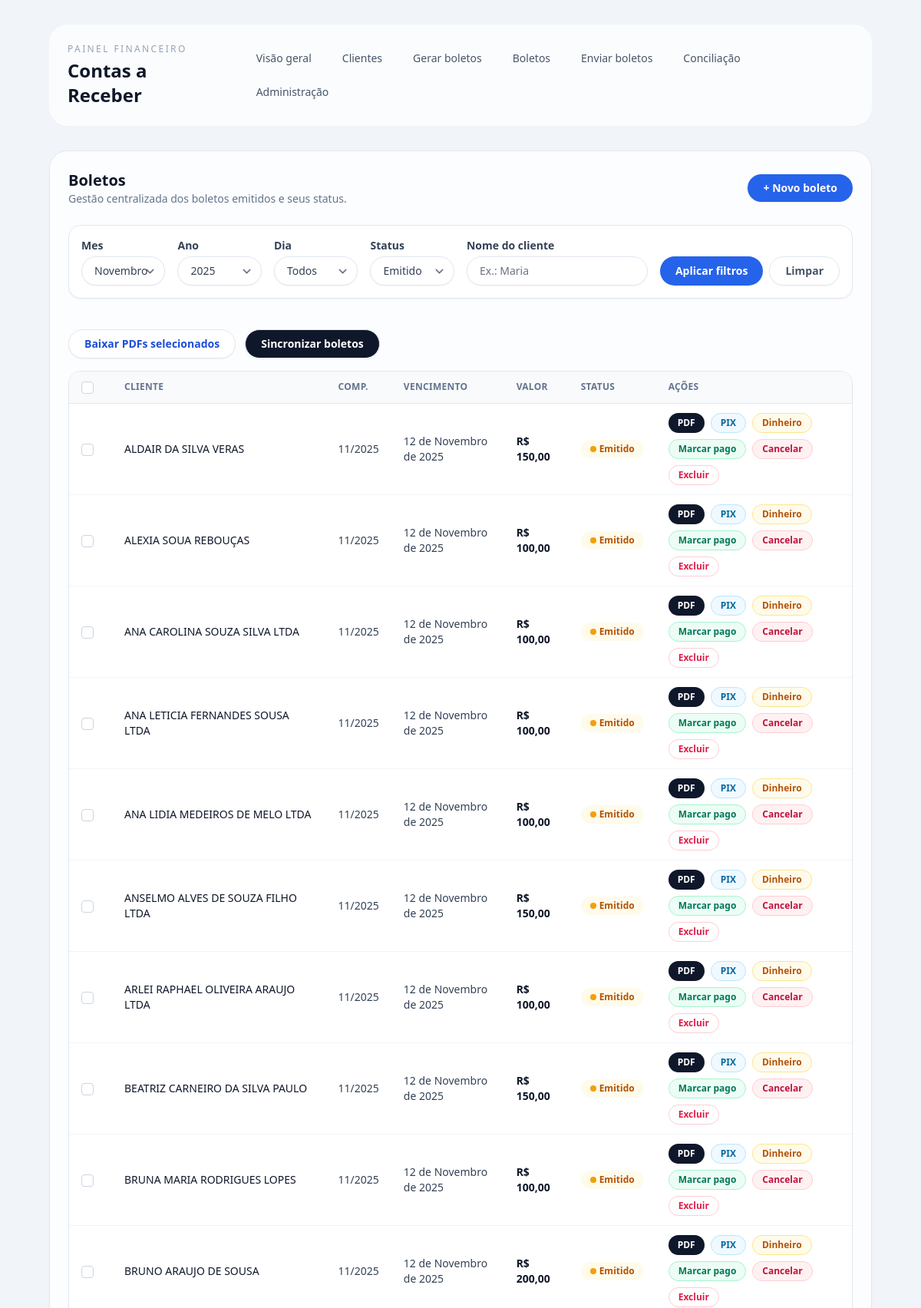
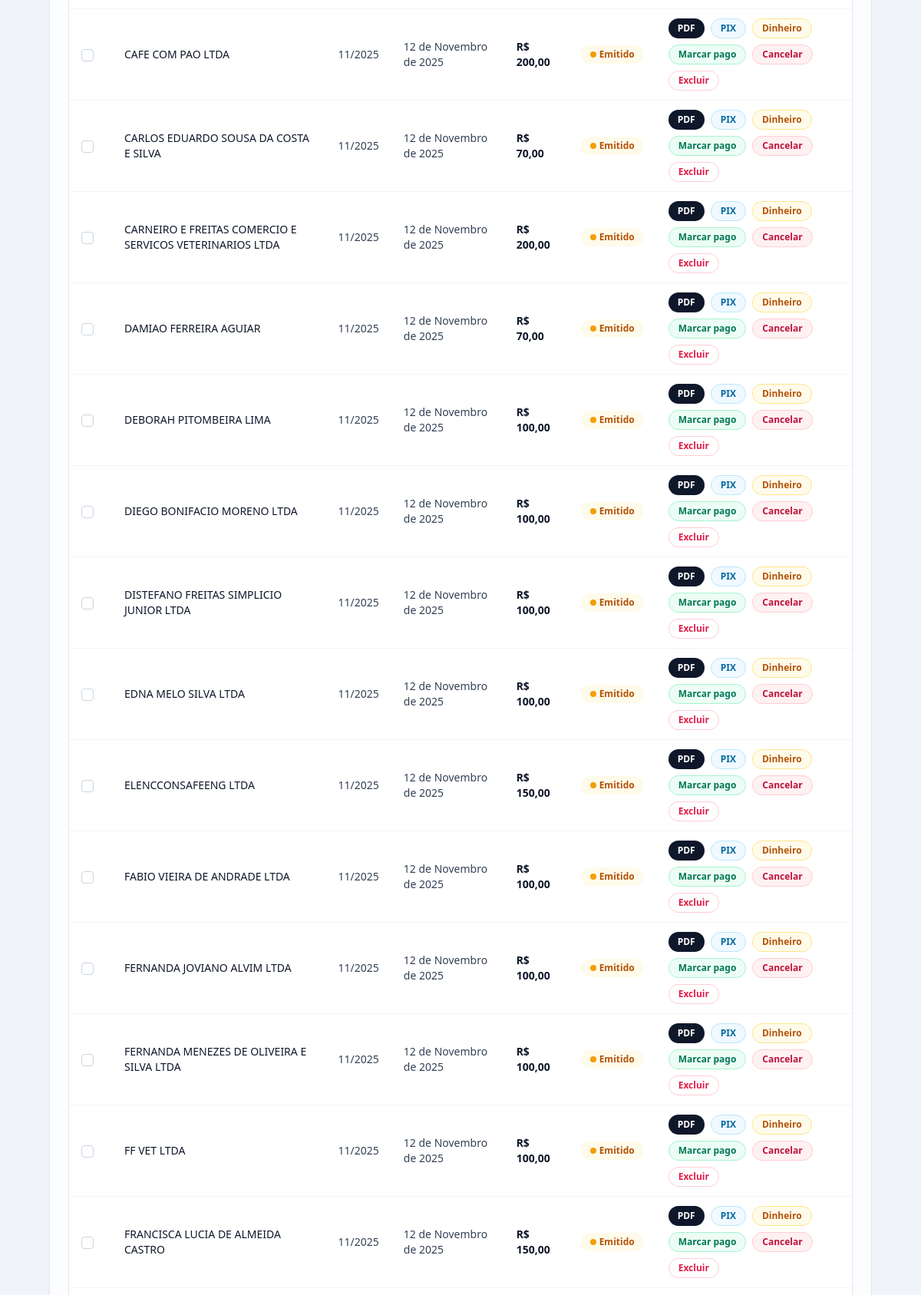
The page /boletos/ (signed in, upper part) on the database its author committed (2 pictures, top to bottom).
### billing/models.py (models this page shows, shortened)
class Boleto(models.Model):
    STATUS_NOVO = "novo"
    STATUS_EMITIDO = "emitido"
    STATUS_PAGO = "pago"
    STATUS_CANCELADO = "cancelado"
    STATUS_ERRO = "erro"
    STATUS_ATRASADO = "atrasado"
    STATUS_CHOICES = [
        (STATUS_NOVO, "Novo"),
        (STATUS_EMITIDO, "Emitido"),
        (STATUS_PAGO, "Pago"),
        (STATUS_CANCELADO, "Cancelado"),
        (STATUS_ERRO, "Erro"),
        (STATUS_ATRASADO, "Atrasado"),
    ]
    FORMA_PAGAMENTO_CHOICES = [
        ("", "Nao informado"),
        ("pix", "PIX"),
        ("dinheiro", "Dinheiro"),
    ]
    WHATSAPP_STATUS_PENDENTE = "pendente"
    WHATSAPP_STATUS_ENVIADO = "enviado"
    WHATSAPP_STATUS_ERRO = "erro"
    WHATSAPP_STATUS_CHOICES = [
        (WHATSAPP_STATUS_PENDENTE, "A enviar"),
        (WHATSAPP_STATUS_ENVIADO, "Enviado"),
        (WHATSAPP_STATUS_ERRO, "Erro"),
    ]
    cliente = models.ForeignKey(Cliente, on_delete=models.CASCADE, related_name='boletos')
    competencia_ano = models.PositiveSmallIntegerField()
    competencia_mes = models.PositiveSmallIntegerField()
    data_vencimento = models.DateField()
    valor = models.DecimalField(max_digits=12, decimal_places=2)
    nosso_numero = models.CharField(max_length=64, blank=True)
    linha_digitavel = models.CharField(max_length=100, blank=True)
    codigo_barras = models.CharField(max_length=100, blank=True)
    tx_id = models.CharField(max_length=100, blank=True)
    codigo_solicitacao = models.CharField(max_length=100, blank=True)
    status = models.CharField(max_length=10, choices=STATUS_CHOICES, default=STATUS_NOVO)
    erro_msg = models.TextField(blank=True)
    pdf = models.FileField(upload_to='boletos/', blank=True, null=True)
    data_pagamento = models.DateField(blank=True, null=True)
    forma_pagamento = models.CharField(
        max_length=20,
        choices=FORMA_PAGAMENTO_CHOICES,
        blank=True,
        default="",
    )
    whatsapp_status = models.CharField(
        max_length=20,
        choices=WHATSAPP_STATUS_CHOICES,
        default=WHATSAPP_STATUS_PENDENTE,
        blank=True,
    )
    whatsapp_status_detail = models.TextField(blank=True)
    whatsapp_status_updated_at = models.DateTimeField(blank=True, null=True)
    criado_em = models.DateTimeField(auto_now_add=True)
    class Meta:
        unique_together = ('cliente', 'competencia_ano', 'competencia_mes')

class Cliente(models.Model):
    valorNominal = models.DecimalField('Valor nominal', max_digits=12, decimal_places=2)
    dataVencimento = models.PositiveSmallIntegerField('Dia do vencimento (1..31)')
    nome = models.CharField('Nome', max_length=200)
    cpfCnpj = models.CharField('CPF/CNPJ', max_length=18)
    ativo = models.BooleanField('Ativo', default=True)
    email = models.EmailField('E-mail', blank=True)
    ddd = models.CharField('DDD', max_length=3, blank=True)
    telefone = models.CharField('Telefone', max_length=20, blank=True)
    endereco = models.CharField('Endereço', max_length=200, blank=True)
    numero = models.CharField('Número', max_length=20, blank=True)
    complemento = models.CharField('Complemento', max_length=100, blank=True)
    bairro = models.CharField('Bairro', max_length=100, blank=True)
    cidade = models.CharField('Cidade', max_length=100, blank=True)
    uf = models.CharField('UF', max_length=2, choices=UF_CHOICES, blank=True)
    cep = models.CharField('CEP', max_length=9, blank=True)

### billing/views.py (the view)
# urls.py: path("boletos/", views.boletos_list, name="boletos_list"),
@login_required
def boletos_list(request):
    boletos_queryset = Boleto.objects.select_related("cliente")
    boletos_filtrados, contexto_filtros = _aplicar_filtros_boletos(request, boletos_queryset)
    boletos = boletos_filtrados.order_by("cliente__nome", "-criado_em")
    context = {
        "boletos": boletos,
        **contexto_filtros,
    }
    return render(request, "billing/boletos_list.html", context)

### templates/billing/boletos_list.html (shortened to what this page needs)
{% extends "base.html" %}
{% block content %}
  <div class="flex flex-col gap-6">
    <div class="flex flex-col gap-3 sm:flex-row sm:items-center sm:justify-between">
      <div>
        <h2 class="text-xl font-semibold text-slate-900">Boletos</h2>
        <p class="text-sm text-slate-500">Gestão centralizada dos boletos emitidos e seus status.</p>
      </div>
      <a
        class="inline-flex items-center justify-center rounded-full bg-brand-600 px-5 py-2 text-sm font-semibold text-white shadow-sm transition hover:bg-brand-700 focus-visible:outline focus-visible:outline-2 focus-visible:outline-offset-2 focus-visible:outline-brand-500"
        href="{% url 'boleto_create' %}"
      >
        + Novo boleto
      </a>
    </div>
    <form method="get" class="rounded-2xl border border-slate-200 bg-white p-4 shadow-sm">
      <div class="flex flex-col gap-4 md:flex-row md:items-end">
        <div class="flex flex-1 flex-col gap-1 md:max-w-xs">
          <label class="text-sm font-semibold text-slate-700" for="filtro-mes">Mes</label>
          <select
            id="filtro-mes"
            name="mes"
            class="rounded-full border border-slate-200 px-4 py-2 text-sm text-slate-700 shadow-sm focus:border-brand-300 focus:outline-none focus:ring-2 focus:ring-brand-200"
          >
            {% for mes in meses %}
              <option value="{{ mes.value }}"{% if mes.value == mes_selecionado %} selected{% endif %}>{{ mes.label }}</option>
            {% endfor %}
          </select>
        </div>
        <div class="flex flex-1 flex-col gap-1 md:max-w-xs">
          <label class="text-sm font-semibold text-slate-700" for="filtro-ano">Ano</label>
          <select
            id="filtro-ano"
            name="ano"
            class="rounded-full border border-slate-200 px-4 py-2 text-sm text-slate-700 shadow-sm focus:border-brand-300 focus:outline-none focus:ring-2 focus:ring-brand-200"
          >
            {% for ano in anos %}
              <option value="{{ ano }}"{% if ano == ano_selecionado %} selected{% endif %}>{{ ano }}</option>
            {% endfor %}
          </select>
        </div>
        <div class="flex flex-1 flex-col gap-1 md:max-w-xs">
          <label class="text-sm font-semibold text-slate-700" for="filtro-dia">Dia</label>
          <select
            id="filtro-dia"
            name="dia"
            class="rounded-full border border-slate-200 px-4 py-2 text-sm text-slate-700 shadow-sm focus:border-brand-300 focus:outline-none focus:ring-2 focus:ring-brand-200"
          >
            {% for dia in dias %}
              <option value="{{ dia.value }}"{% if dia.value == dia_selecionado %} selected{% endif %}>{{ dia.label }}</option>
            {% endfor %}
          </select>
        </div>
        <div class="flex flex-1 flex-col gap-1 md:max-w-xs">
          <label class="text-sm font-semibold text-slate-700" for="filtro-status">Status</label>
          <select
            id="filtro-status"
            name="status"
            class="rounded-full border border-slate-200 px-4 py-2 text-sm text-slate-700 shadow-sm focus:border-brand-300 focus:outline-none focus:ring-2 focus:ring-brand-200"
          >
            {% for status in status_opcoes %}
              <option value="{{ status.value }}"{% if status.value == status_selecionado %} selected{% endif %}>{{ status.label }}</option>
            {% endfor %}
          </select>
        </div>
        <div class="flex flex-1 flex-col gap-1 md:max-w-xs">
          <label class="text-sm font-semibold text-slate-700" for="filtro-nome">Nome do cliente</label>
          <input
            id="filtro-nome"
            name="nome"
            type="text"
            value="{{ nome_selecionado }}"
            placeholder="Ex.: Maria"
            class="rounded-full border border-slate-200 px-4 py-2 text-sm text-slate-700 shadow-sm focus:border-brand-300 focus:outline-none focus:ring-2 focus:ring-brand-200"
          />
        </div>
        <div class="flex flex-row gap-2">
          <button
            type="submit"
            class="inline-flex items-center justify-center rounded-full bg-brand-600 px-5 py-2 text-sm font-semibold text-white shadow-sm transition hover:bg-brand-700 focus-visible:outline focus-visible:outline-2 focus-visible:outline-offset-2 focus-visible:outline-brand-500"
          >
            Aplicar filtros
          </button>
          <a
            href="{% url 'boletos_list' %}"
            class="inline-flex items-center justify-center rounded-full border border-slate-200 px-5 py-2 text-sm font-semibold text-slate-600 shadow-sm transition hover:border-brand-300 hover:text-brand-700"
          >
            Limpar
          </a>
        </div>
    </div>
    </form>
    <form class="space-y-4" method="post" action="{% url 'baixar_pdf_lote' %}">
      <div class="flex flex-wrap items-center gap-3">
        <button
          type="submit"
          class="inline-flex items-center justify-center rounded-full border border-brand-200 bg-white px-5 py-2 text-sm font-semibold text-brand-700 shadow-sm transition hover:border-brand-300 hover:bg-brand-50 focus-visible:outline focus-visible:outline-2 focus-visible:outline-offset-2 focus-visible:outline-brand-500"
        >
          Baixar PDFs selecionados
        </button>
        <button
          type="submit"
          formaction="{% url 'sincronizar_boletos' %}"
          formmethod="post"
          class="inline-flex items-center justify-center rounded-full border border-slate-200 bg-slate-900 px-5 py-2 text-sm font-semibold text-white shadow-sm transition hover:bg-slate-700 focus-visible:outline focus-visible:outline-2 focus-visible:outline-offset-2 focus-visible:outline-slate-500"
        >
          Sincronizar boletos
        </button>
      </div>
      <div class="hidden md:block">
        <div class="overflow-x-auto rounded-2xl border border-slate-200 bg-white shadow-sm">
          <table class="min-w-full divide-y divide-slate-200 text-sm">
          <thead class="bg-slate-50 text-left text-xs font-semibold uppercase tracking-wide text-slate-500">
            <tr>
              <th class="w-14 px-4 py-3">
                <input
                  id="selecionar-todos"
                  type="checkbox"
                  class="h-4 w-4 rounded border-slate-300 text-brand-600 focus:ring-brand-500"
                  title="Selecionar todos"
                >
              </th>
              <th class="px-4 py-3">Cliente</th>
              <th class="px-4 py-3">Comp.</th>
              <th class="px-4 py-3">Vencimento</th>
              <th class="px-4 py-3">Valor</th>
              <th class="px-4 py-3">Status</th>
              <th class="px-4 py-3">Ações</th>
            </tr>
          </thead>
          <tbody class="divide-y divide-slate-100 text-slate-700">
            {% for b in boletos %}
              <tr class="hover:bg-slate-50">
                <td class="px-4 py-3">
                  <input
                    class="selecao-boleto h-4 w-4 rounded border-slate-300 text-brand-600 focus:ring-brand-500"
                    type="checkbox"
                    name="boletos"
                    value="{{ b.id }}"
                    aria-label="Selecionar boleto de {{ b.cliente.nome }}"
                  >
                </td>
                <td class="px-4 py-3 font-medium text-slate-900">{{ b.cliente.nome }}</td>
                <td class="px-4 py-3">{{ b.competencia_mes }}/{{ b.competencia_ano }}</td>
                <td class="px-4 py-3">{{ b.data_vencimento }}</td>
                <td class="px-4 py-3 font-semibold text-slate-900">R$ {{ b.valor }}</td>
                <td class="px-4 py-3">
                  {% with status=b.status|lower pagamento=b.forma_pagamento %}
                    {% if status == "pago" %}
                      <span class="inline-flex items-center gap-1 rounded-full bg-emerald-50 px-3 py-1 text-xs font-semibold text-emerald-700">
                        <span class="h-2 w-2 rounded-full bg-emerald-500"></span>
                        Pago{% if pagamento %} ({{ b.get_forma_pagamento_display }}){% endif %}
                      </span>
                    {% elif status == "cancelado" %}
                      <span class="inline-flex items-center gap-1 rounded-full bg-rose-50 px-3 py-1 text-xs font-semibold text-rose-700">
                        <span class="h-2 w-2 rounded-full bg-rose-500"></span>{{ b.get_status_display }}
                      </span>
                    {% else %}
                      <span class="inline-flex items-center gap-1 rounded-full bg-amber-50 px-3 py-1 text-xs font-semibold text-amber-700">
                        <span class="h-2 w-2 rounded-full bg-amber-500"></span>{{ b.get_status_display }}
                      </span>
                    {% endif %}
                  {% endwith %}
                </td>
                <td class="px-4 py-3">
                  <div class="flex flex-wrap gap-2">
                    {% if b.pdf %}
                      <a
                        class="inline-flex items-center justify-center rounded-full bg-slate-900 px-3 py-1 text-xs font-semibold text-white transition hover:bg-slate-700"
                        href="{% url 'baixar_pdf' b.id %}"
                      >
                        PDF
                      </a>
                    {% endif %}
                    {% if b.status != "pago" %}
                      <a
                        class="inline-flex items-center justify-center rounded-full border border-sky-200 bg-sky-50 px-3 py-1 text-xs font-semibold text-sky-700 transition hover:border-sky-300"
                        href="{% url 'marcar_pago_pix' b.id %}"
                      >
                        PIX
                      </a>
                      <a
                        class="inline-flex items-center justify-center rounded-full border border-amber-200 bg-amber-50 px-3 py-1 text-xs font-semibold text-amber-700 transition hover:border-amber-300"
                        href="{% url 'marcar_pago_dinheiro' b.id %}"
                      >
                        Dinheiro
                      </a>
                      <a
                        class="inline-flex items-center justify-center rounded-full border border-emerald-200 bg-emerald-50 px-3 py-1 text-xs font-semibold text-emerald-700 transition hover:border-emerald-300"
                        href="{% url 'marcar_pago' b.id %}"
                      >
                        Marcar pago
                      </a>
                    {% endif %}
                    {% if b.status != "cancelado" %}
                      <a
                        class="inline-flex items-center justify-center rounded-full border border-rose-200 bg-rose-50 px-3 py-1 text-xs font-semibold text-rose-700 transition hover:border-rose-300"
                        href="{% url 'cancelar_boleto' b.id %}"
                      >
                        Cancelar
                      </a>
                    {% endif %}
                    <a
                      class="inline-flex items-center justify-center rounded-full border border-rose-200 px-3 py-1 text-xs font-semibold text-rose-600 transition hover:border-rose-300 hover:bg-rose-50"
                      href="{% url 'boleto_delete' b.id %}"
                    >
                      Excluir
                    </a>
                  </div>
                </td>
              </tr>
            {% empty %}
              <tr>
                <td class="px-4 py-6 text-center text-sm text-slate-500" colspan="7">
                  Nenhum boleto gerado.
                </td>
              </tr>
            {% endfor %}
          </tbody>
        </table>
      </div>
      </div>
    </form>
  </div>
{% endblock %}

### rows shown on the page
Boleto: cliente.nome "ALDAIR DA SILVA VERAS", competencia_mes "11", competencia_ano "2025", data_vencimento "12 de Novembro de 2025", valor "150,00", status "Emitido", shows "PDF", shows "PIX", shows "Cancelar"
Boleto: cliente.nome "ALEXIA SOUA REBOUÇAS", competencia_mes "11", competencia_ano "2025", data_vencimento "12 de Novembro de 2025", valor "100,00", status "Emitido", shows "PDF", shows "PIX", shows "Cancelar"
Boleto: cliente.nome "ANA CAROLINA SOUZA SILVA LTDA", competencia_mes "11", competencia_ano "2025", data_vencimento "12 de Novembro de 2025", valor "100,00", status "Emitido", shows "PDF", shows "PIX", shows "Cancelar"
Boleto: cliente.nome "ANA LETICIA FERNANDES SOUSA LTDA", competencia_mes "11", competencia_ano "2025", data_vencimento "12 de Novembro de 2025", valor "100,00", status "Emitido", shows "PDF", shows "PIX", shows "Cancelar"
Boleto: cliente.nome "ANA LIDIA MEDEIROS DE MELO LTDA", competencia_mes "11", competencia_ano "2025", data_vencimento "12 de Novembro de 2025", valor "100,00", status "Emitido", shows "PDF", shows "PIX", shows "Cancelar"
Boleto: cliente.nome "ANSELMO ALVES DE SOUZA FILHO LTDA", competencia_mes "11", competencia_ano "2025", data_vencimento "12 de Novembro de 2025", valor "150,00", status "Emitido", shows "PDF", shows "PIX", shows "Cancelar"
Boleto: cliente.nome "ARLEI RAPHAEL OLIVEIRA ARAUJO LTDA", competencia_mes "11", competencia_ano "2025", data_vencimento "12 de Novembro de 2025", valor "100,00", status "Emitido", shows "PDF", shows "PIX", shows "Cancelar"
Boleto: cliente.nome "BEATRIZ CARNEIRO DA SILVA PAULO", competencia_mes "11"

### other values the page prints
form field mes "Novembro"
form field ano "2025"
form field dia "Todos"
form field status "Emitido"
